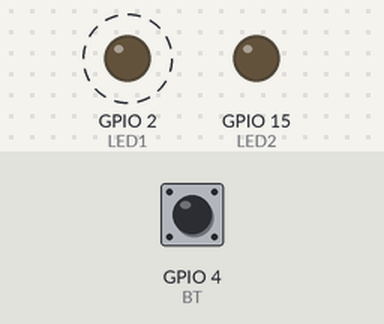
The program below on a simulated ESP32. On the bench: output pins drawn as LEDs (lit = HIGH). Dashed ring = blinking. The inputs (shaded band) are chosen by the test bench; at power-on: GPIO 4 (BT) HIGH.

Above: at 0.5 s.
Timing chart, 0 to 4.6 s (numbered marks = the images above):
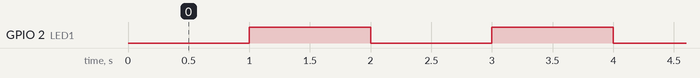

The program:

main.cpp
```cpp
/**************************************
* Exemplo para demonstrar po uso de software timer
* Por: Flávio Sanches
* Data: 01/2026
***************************************/
/*Biblioteca do Arduino*/
#include <Arduino.h>
/*Biblioteca do FreeRTOS*/
#include <freertos/FreeRTOS.h>
#include <freertos/task.h>
#include <freertos/timers.h>

#define LED1 2
#define LED2 15
#define BT 4

TaskHandle_t xTask1;
TaskHandle_t xTimer1,xTimer2;

void vTask1(void *pvParameters);

void callbackTimer1(TimerHandle_t xTimer);
void callbackTimer2(TimerHandle_t xTimer);

void setup()
{
  Serial.begin(9600);
  pinMode(LED1, OUTPUT);
  pinMode(LED2, OUTPUT);
  pinMode(BT, INPUT_PULLUP);

  xTimer1 = xTimerCreate("TIMER1", pdMS_TO_TICKS(1000), pdTRUE, 0,callbackTimer1);
  xTimer2 = xTimerCreate("TIMER2", pdMS_TO_TICKS(10000), pdFALSE, 0,callbackTimer2);

  xTaskCreate(vTask1, "TASK1", configMINIMAL_STACK_SIZE+1024, NULL, 1, &xTask1);

  xTimerStart(xTimer1, 0);
}

void loop(){
 vTaskDelay(pdMS_TO_TICKS(1000));
}

void vTask1(void *pvParameters){

  uint8_t debouncingTimer = 0;
  while(1){
    if((digitalRead(BT) == LOW) && (xTimerIsTimerActive(xTimer2) == pdFALSE)){
      debouncingTimer++;
      if(debouncingTimer >= 10){
        debouncingTimer = 0;
        digitalWrite(LED2, HIGH);
        xTimerStart(xTimer2, 0);
        xTimerStop(xTimer1, 0);
        Serial.println("Iniciando o Timer 2 ...");
      }
    }else{
      debouncingTimer = 0;
    }
    vTaskDelay(pdMS_TO_TICKS(100));
  }
}

void callbackTimer1(TimerHandle_t xTimer){
  digitalWrite(LED1, !digitalRead(LED1));
}

void callbackTimer2(TimerHandle_t xTimer){
  digitalWrite(LED2, LOW);
  xTimerStart(xTimer1, 0);
}
```

Measured:
- by itself, GPIO 2 (LED1): alternates HIGH for 1.0 s and LOW for 1.0 s
